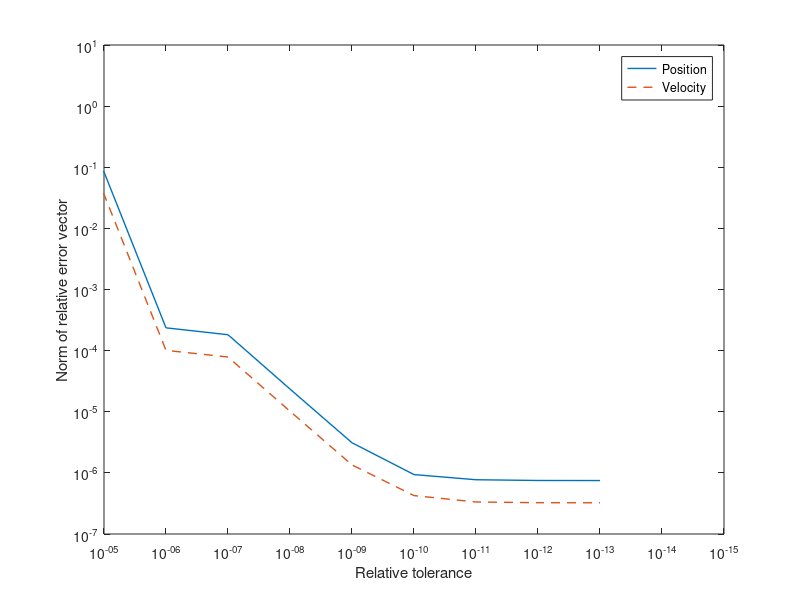

Reproduce this figure in MATLAB.
close all; clear;

MATLABc = {
    [0, 0.4470, 0.7410];
    [0.8500, 0.3250, 0.0980];
    [0.9290, 0.6940, 0.1250];
    [0.4940, 0.1840, 0.5560];
    [0.4660, 0.6740, 0.1880];
    [0.3010, 0.7450, 0.9330];
    [0.6350, 0.0780, 0.1840];
    };

%% Convergence study

% Relative tolerances array
reltol = ones(1,10) * 1e-3;
for i = 1:numel(reltol)
    reltol(i) = reltol(i)*10^(-i);
end

% Norms of cartesian relative errors (computed separately)
norm_erel_cart = [
       2.49     1.41 ;
    8.38E-2  3.62E-2 ;
    2.36E-4  1.01E-4 ;
    1.82E-4  7.86E-5 ;
    2.35E-5  1.02E-5 ;
    3.11E-6  1.35E-6 ;
    9.38E-7  4.25E-7 ;
    7.72E-7  3.34E-7 ;
    7.51E-7  3.25E-7 ;
    7.49E-7  3.24E-7 ]; 

% Plot
figure; box on; grid on;

plot(reltol,norm_erel_cart(:,1),  ...
    'Color', MATLABc{1},          ...
    'LineWidth', 1 );
hold on;
plot(reltol,norm_erel_cart(:,2),  ...
    'Color', MATLABc{2},          ...
    'LineWidth', 1,               ...
    'LineStyle', '--'              );

set(gca,                ...
    'XDir', 'reverse',  ...
    'YScale', 'log',    ...
    'XScale', 'log'      );

xlabel('Relative tolerance'); 
ylabel('Norm of relative error vector');
xlim([1e-15 1e-5]);
legend({'Position', 'Velocity'}),

